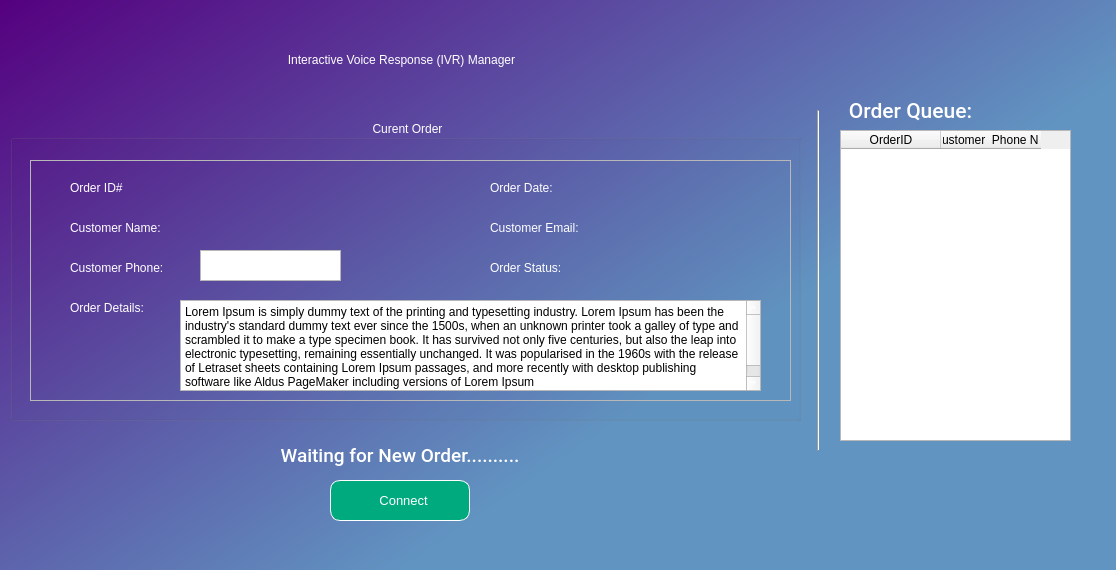
<?xml version="1.0" encoding="UTF-8"?>
<ui version="4.0">
 <class>ivrMan</class>
 <widget class="QMainWindow" name="ivrMan">
  <property name="geometry">
   <rect>
    <x>0</x>
    <y>0</y>
    <width>1116</width>
    <height>570</height>
   </rect>
  </property>
  <property name="windowTitle">
   <string>IVR Man</string>
  </property>
  <property name="windowIcon">
   <iconset>
    <normaloff>../Assets/windowIcon.png</normaloff>../Assets/windowIcon.png</iconset>
  </property>
  <property name="styleSheet">
   <string notr="true">QWidget#centralwidget{
background-color:qlineargradient(spread:pad, x1:0, y1:0, x2:0.71, y2:0.528409, stop:0 rgba(85, 0, 127, 255), stop:1 rgba(97, 148, 193, 255));
}

</string>
  </property>
  <property name="iconSize">
   <size>
    <width>30</width>
    <height>30</height>
   </size>
  </property>
  <widget class="QWidget" name="centralwidget">
   <widget class="QLabel" name="mainLabel">
    <property name="geometry">
     <rect>
      <x>6</x>
      <y>29</y>
      <width>791</width>
      <height>61</height>
     </rect>
    </property>
    <property name="styleSheet">
     <string notr="true">font: 57 24pt &quot;Roboto Medium&quot;;color:rgb(255, 255, 255)</string>
    </property>
    <property name="text">
     <string>Interactive Voice Response (IVR) Manager</string>
    </property>
    <property name="alignment">
     <set>Qt::AlignCenter</set>
    </property>
   </widget>
   <widget class="QGroupBox" name="groupBox">
    <property name="geometry">
     <rect>
      <x>10</x>
      <y>120</y>
      <width>791</width>
      <height>301</height>
     </rect>
    </property>
    <property name="styleSheet">
     <string notr="true">QGroupBox#groupBox{
	font: 57 18pt &quot;Roboto Medium&quot;;color:rgb(255, 255, 255)
}</string>
    </property>
    <property name="title">
     <string>  Curent Order  </string>
    </property>
    <property name="alignment">
     <set>Qt::AlignCenter</set>
    </property>
    <widget class="QFrame" name="frame">
     <property name="geometry">
      <rect>
       <x>20</x>
       <y>40</y>
       <width>761</width>
       <height>241</height>
      </rect>
     </property>
     <property name="styleSheet">
      <string notr="true">font: 57 12pt &quot;Roboto Medium&quot;;color:rgb(255, 255, 255)</string>
     </property>
     <property name="frameShape">
      <enum>QFrame::StyledPanel</enum>
     </property>
     <property name="frameShadow">
      <enum>QFrame::Raised</enum>
     </property>
     <widget class="QLabel" name="labelOrderID">
      <property name="geometry">
       <rect>
        <x>40</x>
        <y>20</y>
        <width>81</width>
        <height>16</height>
       </rect>
      </property>
      <property name="text">
       <string>Order ID# </string>
      </property>
     </widget>
     <widget class="QLabel" name="labelOrderDate">
      <property name="geometry">
       <rect>
        <x>460</x>
        <y>20</y>
        <width>81</width>
        <height>16</height>
       </rect>
      </property>
      <property name="text">
       <string>Order Date: </string>
      </property>
     </widget>
     <widget class="QLabel" name="labelCustomerName">
      <property name="geometry">
       <rect>
        <x>40</x>
        <y>60</y>
        <width>131</width>
        <height>16</height>
       </rect>
      </property>
      <property name="text">
       <string>Customer Name:</string>
      </property>
     </widget>
     <widget class="QLabel" name="labelCustomerEmail">
      <property name="geometry">
       <rect>
        <x>460</x>
        <y>60</y>
        <width>131</width>
        <height>16</height>
       </rect>
      </property>
      <property name="text">
       <string>Customer Email:</string>
      </property>
     </widget>
     <widget class="QLabel" name="labelOrderStatus">
      <property name="geometry">
       <rect>
        <x>460</x>
        <y>100</y>
        <width>131</width>
        <height>16</height>
       </rect>
      </property>
      <property name="text">
       <string>Order Status:</string>
      </property>
     </widget>
     <widget class="QTextEdit" name="textEditCustomerPhone">
      <property name="geometry">
       <rect>
        <x>170</x>
        <y>90</y>
        <width>141</width>
        <height>31</height>
       </rect>
      </property>
      <property name="styleSheet">
       <string notr="true">color:rgb(0, 0, 0)</string>
      </property>
     </widget>
     <widget class="QLabel" name="label_6">
      <property name="geometry">
       <rect>
        <x>40</x>
        <y>100</y>
        <width>131</width>
        <height>16</height>
       </rect>
      </property>
      <property name="text">
       <string>Customer Phone:</string>
      </property>
     </widget>
     <widget class="QLabel" name="label_7">
      <property name="geometry">
       <rect>
        <x>40</x>
        <y>140</y>
        <width>131</width>
        <height>16</height>
       </rect>
      </property>
      <property name="text">
       <string>Order Details:</string>
      </property>
     </widget>
     <widget class="QPlainTextEdit" name="plainTextEditOderDetils">
      <property name="geometry">
       <rect>
        <x>150</x>
        <y>140</y>
        <width>581</width>
        <height>91</height>
       </rect>
      </property>
      <property name="styleSheet">
       <string notr="true">color:rgb(0, 0, 0);
font: 25 10pt &quot;Roboto Light&quot;;</string>
      </property>
      <property name="plainText">
       <string>Lorem Ipsum is simply dummy text of the printing and typesetting industry. Lorem Ipsum has been the industry's standard dummy text ever since the 1500s, when an unknown printer took a galley of type and scrambled it to make a type specimen book. It has survived not only five centuries, but also the leap into electronic typesetting, remaining essentially unchanged. It was popularised in the 1960s with the release of Letraset sheets containing Lorem Ipsum passages, and more recently with desktop publishing software like Aldus PageMaker including versions of Lorem Ipsum</string>
      </property>
     </widget>
    </widget>
   </widget>
   <widget class="QLabel" name="labelAction">
    <property name="geometry">
     <rect>
      <x>0</x>
      <y>440</y>
      <width>800</width>
      <height>31</height>
     </rect>
    </property>
    <property name="font">
     <font>
      <family>Roboto Medium</family>
      <pointsize>14</pointsize>
      <weight>7</weight>
      <italic>false</italic>
      <bold>false</bold>
     </font>
    </property>
    <property name="styleSheet">
     <string notr="true">font: 57 14pt &quot;Roboto Medium&quot;;color:rgb(255, 255, 255)</string>
    </property>
    <property name="text">
     <string>Waiting for New Order..........</string>
    </property>
    <property name="alignment">
     <set>Qt::AlignCenter</set>
    </property>
   </widget>
   <widget class="QPushButton" name="con_disconButton">
    <property name="geometry">
     <rect>
      <x>330</x>
      <y>480</y>
      <width>140</width>
      <height>41</height>
     </rect>
    </property>
    <property name="font">
     <font>
      <pointsize>10</pointsize>
      <weight>50</weight>
      <bold>false</bold>
     </font>
    </property>
    <property name="styleSheet">
     <string notr="true">QPushButton{
	border-radius:10px;
	background-color: rgb(0, 170, 127);
	border:1px solid white;
	color:white;
}

QPushButton:pressed{
	background-color: rgb(0, 150, 127);
}</string>
    </property>
    <property name="text">
     <string>  Connect</string>
    </property>
    <property name="icon">
     <iconset>
      <normaloff>../Assets/connect2.png</normaloff>../Assets/connect2.png</iconset>
    </property>
    <property name="shortcut">
     <string>Ctrl+S</string>
    </property>
   </widget>
   <widget class="Line" name="line">
    <property name="geometry">
     <rect>
      <x>810</x>
      <y>110</y>
      <width>16</width>
      <height>341</height>
     </rect>
    </property>
    <property name="orientation">
     <enum>Qt::Vertical</enum>
    </property>
   </widget>
   <widget class="QTableWidget" name="tableWidget">
    <property name="geometry">
     <rect>
      <x>840</x>
      <y>130</y>
      <width>231</width>
      <height>311</height>
     </rect>
    </property>
    <column>
     <property name="text">
      <string>OrderID</string>
     </property>
    </column>
    <column>
     <property name="text">
      <string>Customer  Phone No.</string>
     </property>
    </column>
   </widget>
   <widget class="QLabel" name="mainLabel_2">
    <property name="geometry">
     <rect>
      <x>840</x>
      <y>100</y>
      <width>141</width>
      <height>21</height>
     </rect>
    </property>
    <property name="font">
     <font>
      <family>Roboto Medium</family>
      <pointsize>16</pointsize>
      <weight>7</weight>
      <italic>false</italic>
      <bold>false</bold>
     </font>
    </property>
    <property name="styleSheet">
     <string notr="true">font: 57 16pt &quot;Roboto Medium&quot;;color:rgb(255, 255, 255)</string>
    </property>
    <property name="text">
     <string>Order Queue:</string>
    </property>
    <property name="alignment">
     <set>Qt::AlignCenter</set>
    </property>
   </widget>
  </widget>
  <widget class="QMenuBar" name="menubar">
   <property name="geometry">
    <rect>
     <x>0</x>
     <y>0</y>
     <width>1116</width>
     <height>21</height>
    </rect>
   </property>
  </widget>
 </widget>
 <resources/>
 <connections/>
</ui>
